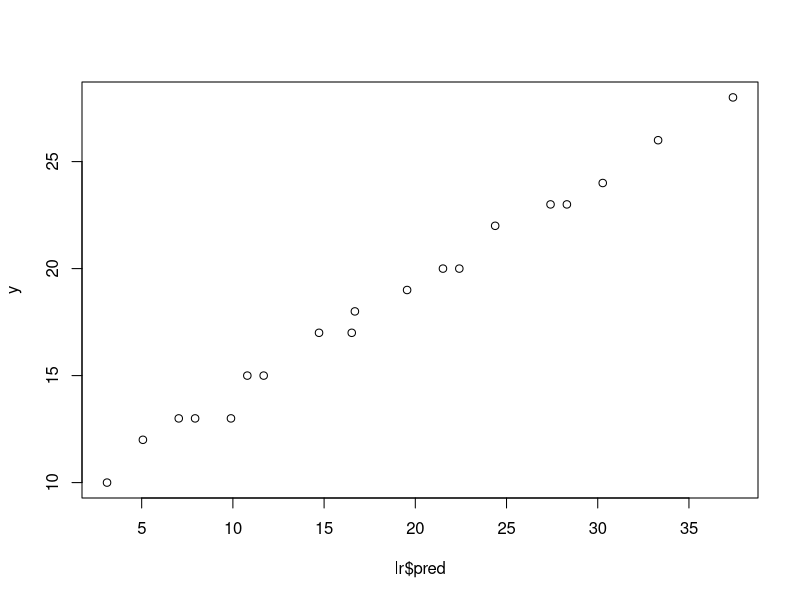
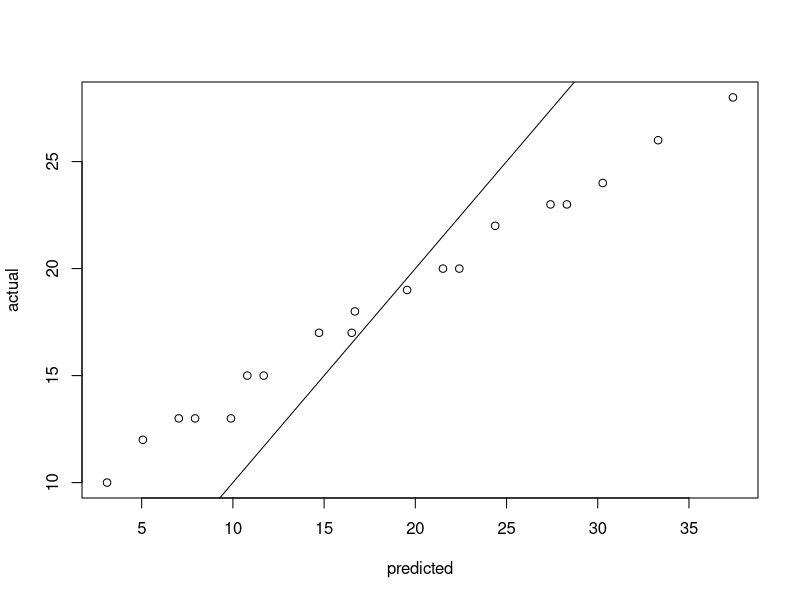

The R script that drew these images, in order:
lr<-read.csv("2.csv",header=TRUE,sep=",")
lr

x1 <- lr$experience
x2 <- lr$training
y <- lr$publications

X1 <- mean(x1)
X2 <- mean(x2)
Y <- mean(y)

num1 = sum((x1-X1)*(y-Y))
dem1 = sum((x1-X1)^2)
b1 = num1/dem1
b1

num2 = sum((x2-X2)*(y-Y))
dem2 = sum((x2-X2)^2)
b2 = num2/dem2
b2

b0 = Y - b1*X1 - b2*X2
b0

lr$pred = b0 + b1*x1 + b2*x2
lr


rss = sum((y-lr$pred)^2)
rss
tss = sum((y-Y)^2)
tss
rse = sqrt(rss/(nrow(lr)-2))
rse
se = 1 -  (rss/tss)
se

mod1 <-lm(y~x1+x2,data=lr)
summary(mod1)
lr$pred2 <- predict(mod1,data.frame(x1=c(x1),x2=c(x2)))
                                     
lr
summary(lr)
plot(lr$pred,y)
plot(lr$pred,y,xlab="predicted",ylab="actual")
abline(a=0,b=1)
